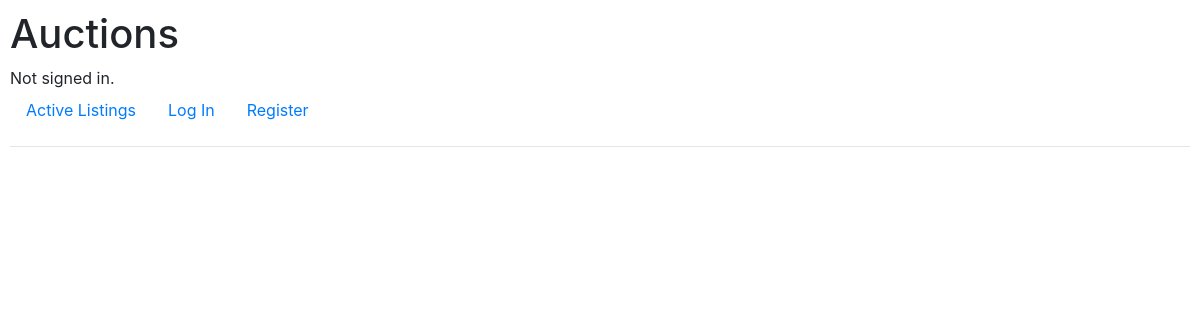
/categories, run on an earlier commit of the app's database.
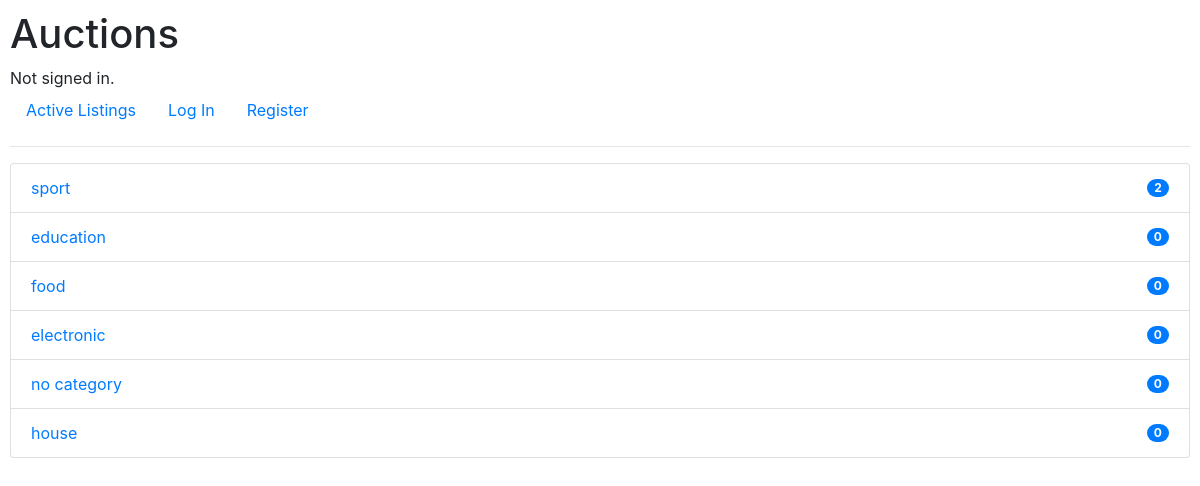
And on a later commit of the database.
### auctions/models.py (models this page shows, shortened)
class Categories(models.Model):
    name = models.CharField(max_length=20)
    listings = models.ManyToManyField(Listings, blank = True, null=True, related_name="category")

### auctions/views.py (the view)
# urls.py: path("categories", views.categories, name="categories"),
def categories(request):
    return render(request, "auctions/categories.html", {
        "categories" : Categories.objects.all()
    })

### auctions/templates/auctions/categories.html
{% extends "auctions/layout.html" %}
{% block body %}
    <div>
        <ul class="list-group">
            {% for category in categories %}
                <li class="list-group-item d-flex justify-content-between align-items-center">
                    <a href="{% url 'listings_from_category' category.id %}">{{category.name}}</a>
                    <span class="badge badge-primary badge-pill">{{category.listings.count}}</span>
            {% endfor %}
        </ul>
    </div>
{% endblock %}

### auctions/templates/auctions/layout.html (shortened to what this page needs)
{% load static %}
<!DOCTYPE html>
<html lang="en">
    <head>
        <link rel="stylesheet" href="https://stackpath.bootstrapcdn.com/bootstrap/4.4.1/css/bootstrap.min.css">
        <link rel="stylesheet" href="{% static 'auctions/styles.css' %}"  type="text/css">
    </head>
    <body>
        <h1>Auctions</h1>
        <div>
            {% if user.is_authenticated %}
                Signed in as <strong>{{ user.username }}</strong>.
            {% else %}
                Not signed in.
            {% endif %}
        </div>
        <ul class="nav">
            <li class="nav-item">
                <a class="nav-link" href="{% url 'index' %}">Active Listings</a>
            </li>
            {% if user.is_authenticated %}
                <li class="nav-item">
                    <a class="nav-link" href="{% url 'categories'%}">Categories</a>
                </li>
                <li class="nav-item">
                    <a class="nav-link" href="{% url 'create_listing' %}">Create Listing</a>
                </li>
                <li class="nav-item">
                    <a class="nav-link" href="{% url 'watchlist_page' %}">Watchlist</a>
                </li>
                <li class="nav-item">
                    <a class="nav-link" href="{% url 'logout' %}">Log Out</a>
                </li>
            {% else %}
                <li class="nav-item">
                    <a class="nav-link" href="{% url 'login' %}">Log In</a>
                </li>
                <li class="nav-item">
                    <a class="nav-link" href="{% url 'register' %}">Register</a>
                </li>
            {% endif %}
        </ul>
        <hr>
        {% block body %}
        {% endblock %}
    </body>
</html>

### auctions/static/auctions/styles.css (style rules this page uses)
body { padding: 10px; }

What changed in the data, as far as the page shows it:
added Categories: name "sport", listings.count "2"
added Categories: name "education", listings.count "0"
added Categories: name "food", listings.count "0"
added Categories: name "electronic", listings.count "0"
added Categories: name "no category", listings.count "0"
added Categories: name "house", listings.count "0"
